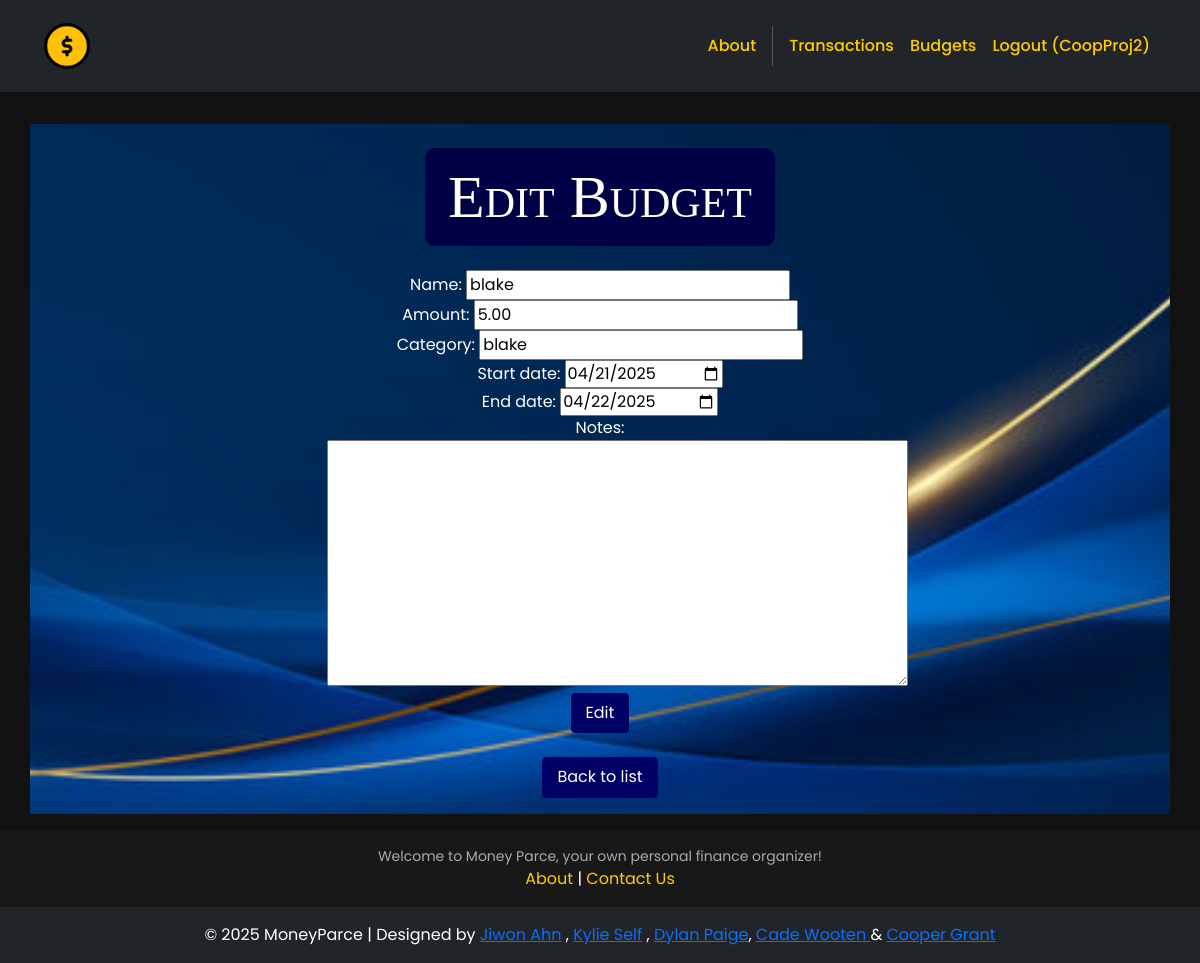
Page /budgets/edit/5/ (signed in) on the committed database.
### budgets/models.py (models this page shows, shortened)
class Budget(models.Model):
    name = models.CharField(max_length=100)
    amount = models.DecimalField(max_digits=10, decimal_places=2)
    category = models.CharField(max_length=50)
    start_date = models.DateField()
    end_date = models.DateField()
    notes = models.TextField(blank=True)

### budgets/views.py (the view)
# urls.py: path('edit/<int:budget_id>/', views.edit_budget, name='edit_budget'),
def edit_budget(request, budget_id):
    budget = get_object_or_404(Budget, id=budget_id)
    if request.method == 'POST':
        form = BudgetForm(request.POST, instance=budget)
        if form.is_valid():
            form.save()
            return redirect('budget_list')
    else:
        form = BudgetForm(instance=budget)
    return render(request, 'budgets/budget_form.html', {'form': form, 'action': 'Edit'})

### budgets/forms.py (shortened to what this page needs)
class BudgetForm(forms.ModelForm):
    class Meta:
        model = Budget
        fields = ['name', 'amount', 'category', 'start_date', 'end_date', 'notes']
        widgets = {
            'start_date': forms.DateInput(attrs={'type': 'date'}),
            'end_date': forms.DateInput(attrs={'type': 'date'}),
        }

### budgets/templates/budgets/budget_form.html (shortened to what this page needs)
{% extends 'base.html' %}
{% block content %}
<div class="p-3">
  <div class="container">
    <div class="row mt-3">
      <div class="col-md-6 mx-auto mb-3">
        <br>
        <h2>{{ action }} Budget</h2>
        <form method="post">
          <br>
          {{ form.as_p }}
          <button class="button-26" type="submit">{{ action }}</button>
        </form>
        <br>
        <a href="{% url 'budget_list' %}">
          <button class="button-26" role="button">
            Back to list
          </button>
        </a>
      </div>
    </div>
  </div>
</div>
{% endblock %}

### moneyparce/templates/base.html (shortened to what this page needs)
<!DOCTYPE html>
<html>
  {% load static %}
  <head>
    <link href="https://cdn.jsdelivr.net/npm/bootstrap@5.3.3/dist/css/bootstrap.min.css" rel="stylesheet">
    <link href="https://cdnjs.cloudflare.com/ajax/libs/font-awesome/6.1.1/css/all.min.css" rel="stylesheet">
    <link rel="stylesheet" type="text/css" href="{% static 'css/style.css' %}">
  </head>
  <body>
    <nav class="p-3 navbar navbar-dark bg-dark navbar-expand-lg">
      <div class="container">
        <a class="navbar-brand" href="{% url 'home.index' %}">
          <img src="{% static 'img/logo.png' %}" alt="Money Parce Logo" height="50" />
        </a>
        <div class="collapse navbar-collapse" id="navbarNavAltMarkup">
          <div class="navbar-nav ms-auto">
            <a class="nav-link" href="{% url 'home.about' %}">About</a>
            {% if user.is_authenticated %}
            <a class="nav-link" href="{% url 'transactions' %}">Transactions</a>
            <a class="nav-link" href="{% url 'budget_list' %}">Budgets</a>
            <a class="nav-link"
              href="{% url 'accounts.logout' %}">Logout ({{user.username }})</a>
            {% endif %}
          </div>
        </div>
      </div>
    </nav>
    <div>
      {% block content %}
      {% endblock content %}
    </div>
    <footer class="p-3 ms-footer">
      <div class="container text-center">
        <p>Welcome to Money Parce, your own personal finance organizer!</p>
        <div>
          <a href="{% url 'home.about' %}">About</a> |
          <a href="mailto:info@moviesstore.com">Contact Us</a>
        </div>
      </div>
    </footer>
    <section class="p-3 ms-footer-bottom bg-dark text-center text-white">
      <span>© 2025 MoneyParce | Designed by <a href="https://www.linkedin.com/in/jiwon-ahn-a4a31b247/" target="_blank">Jiwon Ahn</a> , <a href="https://www.linkedin.com/in/kylie-self-315200290/" target="_blank">Kylie Self</a> , <a href="https://www.linkedin.com/in/dylan-paige-b95b6132b" target="_blank">Dylan Paige</a>, <a href="https://www.linkedin.com/in/cade-wooten-42a609322?utm_source=share&utm_campaign=share_via&utm_content=profile&utm_medium=android_app" target="_blank">Cade Wooten </a> & <a href="https://www.linkedin.com/in/coopergrant1/" target="_blank">Cooper Grant </a></span>
    </section>
  </body>
</html>

### moneyparce/static/css/style.css (style rules this page uses)
body { width: 100%; text-align: center; margin: auto; font-family: "Poppins", sans-serif; background-color: #121212; color: #ffffff; }
.bg-index, .row { background: url("/static/img/background.jpg") no-repeat center center fixed; background-size: cover; }
h2 { text-align: center; margin: auto; border: 3px solid rgb(0, 0, 70); border-radius: 10px; padding: 10px 20px; background-color: rgb(0, 0, 70); font-size: 60px; font-family: "Impact", fantasy; font-variant: small-caps; font-stretch: ultra-expanded; color: #FFFEF6; display: inline-block; }
p { width: 100%; text-align: center; margin: auto; color: #ffffff; }
.navbar a.nav-link { color: #ffcc00 !important; font-weight: 500; transition: color 0.3s ease-in-out; }
.button-26 { appearance: button; background-color: rgb(0, 0, 100); border: 1px solid rgb(0, 0, 100); border-radius: 4px; box-sizing: border-box; color: #FFFFFF; cursor: pointer; font-family: "Poppins", sans-serif; font-size: 16px; line-height: 1.15; overflow: visible; padding: 10px 14px; position: relative; text-align: center; text-transform: none; transition: all 80ms ease-in-out; user-select: none; -webkit-user-select: none; touch-action: manipulation; width: fit-content; }
.ms-footer { background-color: #181818; padding: 30px 0; text-align: center; }
.ms-footer p { color: #aaaaaa; font-size: 14px; }
.ms-footer a { color: #ffcc00; text-decoration: none; }
.ms-footer, a:hover { color: #ffffff; }

### rows in the picture
Budget: name "blake", amount "5.00", category "blake", start_date "04/21/2025", end_date "04/22/2025"

### other values in the picture
{{ user.username }} "CoopProj2"
{{ action }} "Edit"
